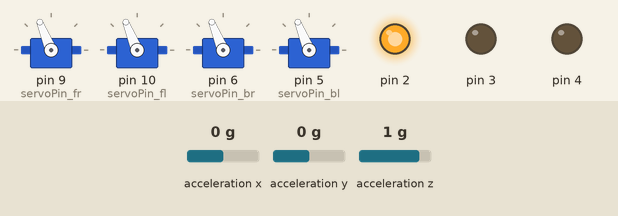
A sketch run on a simulated Arduino Uno, built with avr-gcc and run on an emulated ATmega328P. Shown: 4 × servo, output pins drawn as LEDs (lit = HIGH). Wiring (inferred from the names in the program): MMA8452 accelerometer at I2C address 0x1C. Inputs (shaded band) come from the test bench; at power-on: acceleration x 0 g, acceleration y 0 g, acceleration z 1 g.

Above: at 1.2 s.
1.3 s: acceleration x set to -1.4 g
At 3.0 s:
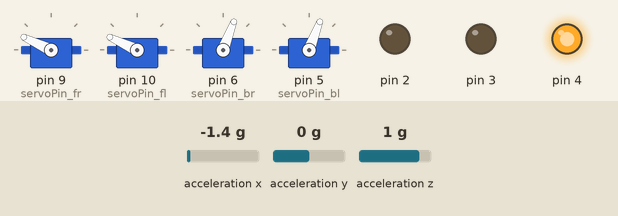
4.3 s: acceleration x set to -0.8 g
At 5.7 s:
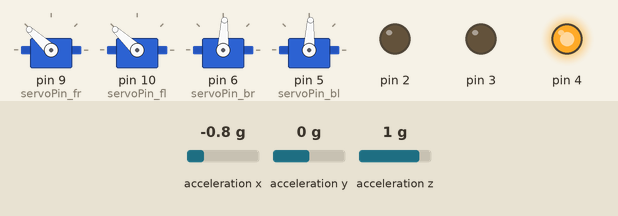
6.5 s: acceleration y set to -1.4 g
At 8.6 s:
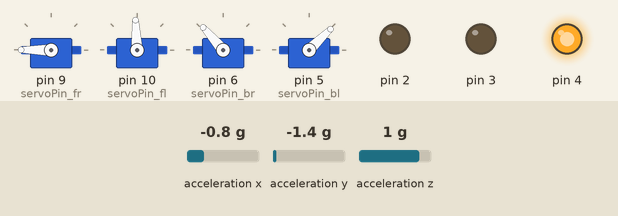
9.5 s: acceleration y set to -0.8 g
At 10.4 s:
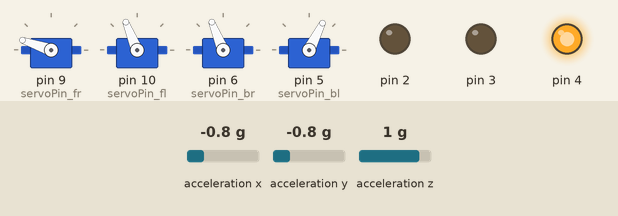
11.4 s: acceleration x set to 0 g
At 13.1 s:
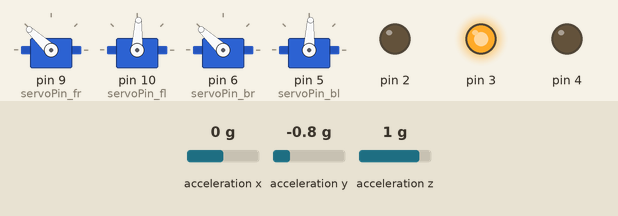
14.4 s: acceleration y set to 0.8 g
At 16.0 s:
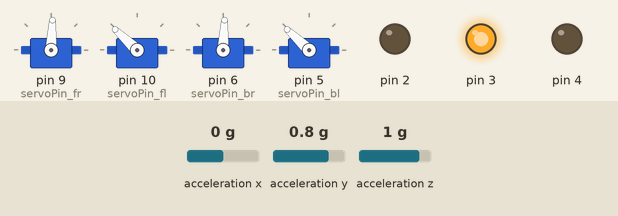
Timing chart, 0 to 18.4 s (numbered marks = the images above; inputs shaded):
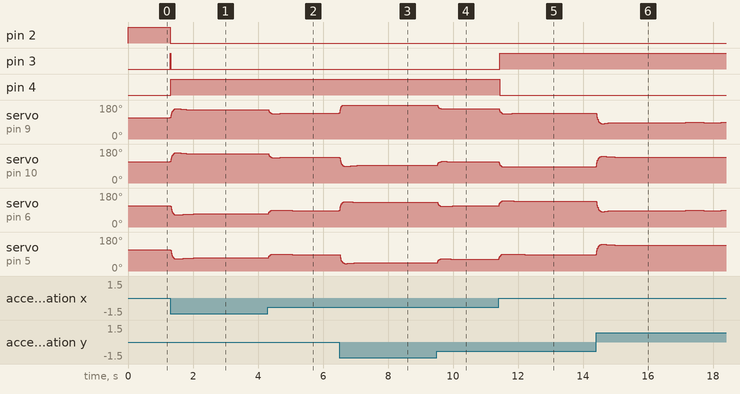

The sketch:

_RCV3AXIS_6_09.ino
```cpp
//Include Libraries
#include <Servo.h>
#include <math.h>
#include <Wire.h>
#include "MMA8453_n0m1.h"

//Protos and vars
MMA8453_n0m1 accel;
//LiquidTWI2 lcd(0);

//variables for Kalman filtering
float newRate = 0.3;//1.4//values between 0.1(slower) to 0.8(faster) work well
int looptime = 12; //46 // 50 is quick. low values (e.g. 2) are much slower but more precise.
float R_angle  =  1.8;  //1.10 //180
float Q_angle  =  0.25; //0.6 //0.9
float Q_gyro   =  0.27;  //0.6//0.9
int SETgForce = 2;//gforce range 2, 4, 8
int gForce = 1;//this sets the SETgForce var. eg 1 = SETgForce = 0-2 range, 2 = SETgForce = 0-4 range, 3 = SETgForce = 0-8 range
int gRange =128;

//Define Pins
const int servoPin_fr = 9;
const int servoPin_fl = 10;
const int servoPin_br = 6;
const int servoPin_bl = 5;

int j;
//float scaledResult;
volatile float xpos = 0.0, ypos = 0.0, zpos = 0.0;
float frNEUTRAL = 20.0, flNEUTRAL = 20.0, brNEUTRAL = 20.0, blNEUTRAL = 20.0;
int zOffset=0;

//Create Servo Object
Servo fServoL;
Servo fServoR;
Servo bServoL;
Servo bServoR;
float fR = 20.0;
float fL = 20.0;
float bR = 20.0;
float bL = 20.0;

//unused - timing vars
unsigned long time = millis();
unsigned long previousMillis = 0;
//int interval = 4;//default = 2; how often the servos update in milliseconds

//controller Vars
int isSelectPressed = 0;
volatile int menuItem = 0;
volatile int incValue = 0;

//for memory purposes. int stores a 16-bit (2-byte) value. This yields a range of -32,768 to 32,767
int eepromInts[15];
float eepromFloats[7];
//storeBuffer(); //enable during first upload

//performance test vars
byte digit = 0;
unsigned long freqMult = 0;

void setup()
{
  previousMillis = millis();
  pinMode(2, OUTPUT);
  pinMode(3, OUTPUT);
  pinMode(4, OUTPUT);
  pinMode(servoPin_fr, OUTPUT);
  pinMode(servoPin_fl, OUTPUT);
  pinMode(servoPin_br, OUTPUT);
  pinMode (servoPin_bl, OUTPUT);
  pinMode(7, INPUT);
  pinMode(8, INPUT);
  digitalWrite(7, LOW);
  digitalWrite(8, LOW);
  //digitalWrite(servoPin_fr, HIGH);
  //digitalWrite(servoPin_fl, HIGH);
  //digitalWrite(servoPin_br, HIGH);
  //digitalWrite(servoPin_bl, HIGH);
  fServoR.attach(servoPin_fr);
  fServoL.attach(servoPin_fl);
  bServoR.attach(servoPin_br);
  bServoL.attach(servoPin_bl);

  accel.setI2CAddr(0x1C); //alt 0x1D if SAO pulled HIGH // default is 0x1C
  accel.dataMode(true, gForce); //enable/disable highRes bitrate, G range [2,4,8]

  //MMA8452Q:
  //The sensitivity is represented in counts/g. In 2g mode the sensitivity is 1024 counts/g.
  //In 4g mode the sensitivity is 512 counts/g and in 8g mode the sensitivity is 256 counts/g.
  //
  //When the full-scale is set to 2g, the measurement range is -2g to +1.999g, and each count
  //corresponds to 1g/1024 (1 mg) at 12-bits resolution. When the full-scale is set to 8g, the
  //measurement range is -8g to +7.996g, and each count corresponds to 1g/256 (3.9 mg) at
  //12-bits resolution. The resolution is reduced by a factor of 16 if only the 8-bit results
  //are used.

  //MMA8453Q
  //When the full-scale is set to 2g, the measurement range is -2g to +1.9961g, and each count
  //corresponds to 1g/256 (3.9 mg) at 10-bits resolution. When the full-scale is set to 8g,
  //the measurement range is -8g to +7.9844g, and each count corresponds to 1g/64 (15.6 mg)
  //at 10-bits resolution. The resolution is reduced by a factor of 4 if only the 8-bit results are used.

}

void loop()
{
  ledServoTest();
  accelerometerLoop();
}

void accelerometerLoop()
{
  int g = (gRange*SETgForce)*3;
  accel.update();
  xpos = accel.x();//the accel.y and accel.x can be switched so the boards
  ypos = accel.y();// can be installed lengthwise on the vehicle
  //zpos = accel.z()*-1.0;
  xpos=kalmanCalculateX(xpos,newRate,looptime);
  ypos=kalmanCalculateY(ypos,newRate,looptime);
  //zpos=kalmanCalculateZ(zpos,newRate,looptime);

  fR = ((xpos*-1.0)- ypos);
  fL = ((xpos*-1.0)+ ypos); //fL = (xpos+(ypos*-1.0));

  bR = (xpos-ypos);            //(256+256+256) = gRange(64,128,256) * setGForce(8,4,2) and the negative version
  bL = (xpos+ypos);


  fR = map(fR, -g, g, 0.1, 185.0)+frNEUTRAL;
  fL = map(fL, -g, g, 0.1, 185.0)+flNEUTRAL;
  bR = map(bR, -g, g, 0.1, 185.0)+brNEUTRAL;
  bL = map(bL, -g, g, 0.1, 185.0)+flNEUTRAL;

  fServoR.write(fR);
  fServoL.write(fL);
  bServoR.write(bR);
  bServoL.write(bL);
}

void ledServoTest()
{
  if(xpos<=3.0 && xpos>=-3.0 && ypos<=3.0 && ypos>=-3.0)//if the board is level the white light will come on
  {
    digitalWrite(2, HIGH);
    digitalWrite(3, LOW);
    digitalWrite(4, LOW);
  }
  else if((xpos>3.0 && xpos<75.0) || (xpos<-3.0 && xpos>-75.0))//the blue light is for medium g-force
  {
    digitalWrite(2, LOW);
    digitalWrite(3, HIGH);
    digitalWrite(4, LOW);
  }
  else if(xpos>=75.0 || xpos<=-75.0)//the red light is for high g-force
  {
    digitalWrite(2, LOW);
    digitalWrite(3, LOW);
    digitalWrite(4, HIGH);
  }
}
```

Kalman_filter.ino
```cpp
// ---   kalman module  ----------------------------------------------------------------------------


float kalmanCalculateX(float newAngle,float newRate,int looptime)
{
  static float angle = 0;
  static float bias = 0;
  static float P_00 = 0, P_01 = 0, P_10 = 0, P_11 = 0;
  static float dt, y, S;
  static float K_0, K_1;
  dt = float(looptime)/1000;
  angle += dt * (newRate - bias);
  P_00 +=  - dt * (P_10 + P_01) + Q_angle * dt;
  P_01 +=  - dt * P_11;
  P_10 +=  - dt * P_11;
  P_11 +=  + Q_gyro * dt;

  y = newAngle - angle;
  S = P_00 + R_angle;
  K_0 = P_00 / S;
  K_1 = P_10 / S;

  angle +=  K_0 * y;
  bias  +=  K_1 * y;
  P_00 -= K_0 * P_00;
  P_01 -= K_0 * P_01;
  P_10 -= K_1 * P_00;
  P_11 -= K_1 * P_01;
  return angle;
}

float kalmanCalculateY(float newAngle,float newRate,int looptime)
{
  static float angle = 0;
  static float bias = 0;
  static float P_00 = 0, P_01 = 0, P_10 = 0, P_11 = 0;
  static float dt, y, S;
  static float K_0, K_1;
  dt = float(looptime)/1000;
  angle += dt * (newRate - bias);
  P_00 +=  - dt * (P_10 + P_01) + Q_angle * dt;
  P_01 +=  - dt * P_11;
  P_10 +=  - dt * P_11;
  P_11 +=  + Q_gyro * dt;

  y = newAngle - angle;
  S = P_00 + R_angle;
  K_0 = P_00 / S;
  K_1 = P_10 / S;

  angle +=  K_0 * y;
  bias  +=  K_1 * y;
  P_00 -= K_0 * P_00;
  P_01 -= K_0 * P_01;
  P_10 -= K_1 * P_00;
  P_11 -= K_1 * P_01;
  return angle;
}

float kalmanCalculateZ(float newAngle,float newRate,int looptime)
{
  static float angle = 0;
  static float bias = 0;
  static float P_00 = 0, P_01 = 0, P_10 = 0, P_11 = 0;
  static float dt, y, S;
  static float K_0, K_1;
  dt = float(looptime)/1000;
  angle += dt * (newRate - bias);
  P_00 +=  - dt * (P_10 + P_01) + Q_angle * dt;
  P_01 +=  - dt * P_11;
  P_10 +=  - dt * P_11;
  P_11 +=  + Q_gyro * dt;

  y = newAngle - angle;
  S = P_00 + R_angle;
  K_0 = P_00 / S;
  K_1 = P_10 / S;

  angle +=  K_0 * y;
  bias  +=  K_1 * y;
  P_00 -= K_0 * P_00;
  P_01 -= K_0 * P_01;
  P_10 -= K_1 * P_00;
  P_11 -= K_1 * P_01;
  return angle;
}
```

MMA8453_n0m1.h
```cpp
// (licence header left out)
#ifndef MMA8453_N0M1_H
#define MMA8453_N0M1_H

//uncomment PINCHANGE_INT to use INT pins other then arduino pins 2 & 3
//include the library from: http://code.google.com/p/arduino-pinchangeint/

//#define PINCHANGE_INT

#if defined(ARDUINO) && ARDUINO >= 100
#include "Arduino.h"
#else
#include "WProgram.h"
#endif

#ifdef PINCHANGE_INT
	#include <PinChangeInt.h>
	#include <PinChangeIntConfig.h>
#endif

#include <Wire.h>

const byte REG_STATUS = 0x00; //(R) Real time status
const byte REG_OUT_X_MSB = 0x01; //(R) [7:0] are 8 MSBs of 10-bit sample
const byte REG_OUT_X_LSB = 0x02; //(R) [7:6] are 2 LSBs of 10-bit sample
const byte REG_OUT_Y_MSB = 0x03; //(R) [7:0] are 8 MSBs of 10-bit sample
const byte REG_OUT_Y_LSB = 0x04; //(R) [7:6] are 2 LSBs of 10-bit sample
const byte REG_OUT_Z_MSB = 0x05; //(R) [7:0] are 8 MSBs of 10-bit sample
const byte REG_OUT_Z_LSB = 0x06; //(R) [7:6] are 2 LSBs of 10-bit sample
const byte REG_SYSMOD = 0x0b; //(R) Current system mode
const byte REG_INT_SOURCE = 0x0c; //(R) Interrupt status
const byte REG_WHO_AM_I = 0x0d; //(R) Device ID (0x3A)
const byte REG_XYZ_DATA_CFG = 0xe; //(R/W) Dynamic range settings
const byte REG_HP_FILTER_CUTOFF = 0x0f; //(R/W) cut-off frequency is set to 16Hz @ 800Hz
const byte REG_PL_STATUS = 0x10; //(R) Landscape/Portrait orientation status
const byte REG_PL_CFG = 0x11; //(R/W) Landscape/Portrait configuration
const byte REG_PL_COUNT = 0x12; //(R) Landscape/Portrait debounce counter
const byte REG_PL_BF_ZCOMP = 0x13; //(R) Back-Front, Z-Lock trip threshold
const byte REG_P_L_THS_REG = 0x14; //(R/W) Portrait to Landscape trip angle is 29 degree
const byte REG_FF_MT_CFG = 0x15; //(R/W) Freefall/motion functional block configuration
const byte REG_FF_MT_SRC = 0x16; //(R) Freefall/motion event source register
const byte REG_FF_MT_THS = 0x17; //(R/W) Freefall/motion threshold register
const byte REG_FF_MT_COUNT = 0x18; //(R/W) Freefall/motion debounce counter
const byte REG_TRANSIENT_CFG = 0x1d; //(R/W) Transient functional block configuration
const byte REG_TRANSIENT_SRC = 0x1e; //(R) Transient event status register
const byte REG_TRANSIENT_THS = 0x1f; //(R/W) Transient event threshold
const byte REG_TRANSIENT_COUNT = 0x20; //(R/W) Transient debounce counter
const byte REG_PULSE_CFG = 0x21; //(R/W) ELE, Double_XYZ or Single_XYZ
const byte REG_PULSE_SRC = 0x22; //(R) EA, Double_XYZ or Single_XYZ
const byte REG_PULSE_THSX = 0x23; //(R/W) X pulse threshold
const byte REG_PULSE_THSY = 0x24; //(R/W) Y pulse threshold
const byte REG_PULSE_THSZ = 0x25; //(R/W) Z pulse threshold
const byte REG_PULSE_TMLT = 0x26; //(R/W) Time limit for pulse
const byte REG_PULSE_LTCY = 0x27; //(R/W) Latency time for 2nd pulse
const byte REG_PULSE_WIND = 0x28; //(R/W) Window time for 2nd pulse
const byte REG_ASLP_COUNT = 0x29; //(R/W) Counter setting for auto-sleep
const byte REG_CTRL_REG1 = 0x2a; //(R/W) ODR = 800 Hz, STANDBY mode
const byte REG_CTRL_REG2 = 0x2b; //(R/W) Sleep enable, OS Modes, RST, ST
const byte REG_CTRL_REG3 = 0x2c; //(R/W) Wake from sleep, IPOL, PP_OD
const byte REG_CTRL_REG4 = 0x2d; //(R/W) Interrupt enable register
const byte REG_CTRL_REG5 = 0x2e; //(R/W) Interrupt pin (INT1/INT2) map
const byte REG_OFF_X = 0x2f; //(R/W) X-axis offset adjust
const byte REG_OFF_Y = 0x30; //(R/W) Y-axis offset adjust
const byte REG_OFF_Z = 0x31; //(R/W) Z-axis offset adjust

const byte FULL_SCALE_RANGE_2g = 0x0;
const byte FULL_SCALE_RANGE_4g = 0x1;
const byte FULL_SCALE_RANGE_8g = 0x2;


extern "C" void accelISR(void) __attribute__ ((signal));


class MMA8453_n0m1 {

public:
  friend void accelISR(void); //make friend so bttnPressISR can access private var keyhit

  MMA8453_n0m1();

/***********************************************************
 *
 * setI2CAddr
 *
 * set the i2c address of the MMA8453 to a new value, such as 0x1D
 *
 ***********************************************************/
void setI2CAddr(int address);

/***********************************************************
 *
 * dataMode
 *
 * set the device to return raw data values
 *
 ***********************************************************/
void dataMode(boolean highRes, int gScaleRange);

/***********************************************************
 *
 * x
 *
 * returns the x axis value
 *
 ***********************************************************/
int x(){ return x_; }

/***********************************************************
 *
 * y
 *
 * returns the y axis value
 *
 ***********************************************************/
int y() { return y_; }

/***********************************************************
 *
 * z
 *
 * returns the z axis value
 *
 ***********************************************************/
int z(){ return z_; }

/***********************************************************
 *
 * shakeMode
 *
 *  set to transient detection mode
 *
 ***********************************************************/
void shakeMode(int threshold, boolean enableX, boolean enableY, boolean enableZ, boolean enableINT2,int arduinoINTPin);

/***********************************************************
 *
 * shake
 *
 * returns true if there is shaking (high pass filtered motion)
 *
 ***********************************************************/
boolean shake() { boolean shakeOut = shake_; shake_ = false; return shakeOut; }

/***********************************************************
 *
 * shakeAxisX
 *
 * returns true if there is shake on the x axis
 *
 ***********************************************************/
boolean shakeAxisX() { boolean shakeAxisOut = shakeAxisX_; shakeAxisX_ = false; return shakeAxisOut; }

/***********************************************************
 *
 * shakeAxisY
 *
 * returns true if there is shake on the y axis
 *
 ***********************************************************/
boolean shakeAxisY() { boolean shakeAxisOut = shakeAxisY_; shakeAxisY_ = false; return shakeAxisOut; }

/***********************************************************
 *
 * shakeAxisZ
 *
 * returns true if there is shake on the z axis
 *
 ***********************************************************/
boolean shakeAxisZ() { boolean shakeAxisOut = shakeAxisZ_; shakeAxisZ_ = false; return shakeAxisOut; }

/***********************************************************
 *
 * motionMode
 *
 * set to motion detection mode
 *
 ***********************************************************/
void motionMode(int threshold, boolean enableX, boolean enableY, boolean enableZ, boolean enableINT2,int arduinoINTPin);

/***********************************************************
 *
 * motion
 *
 * returns true if there is motion
 *
 ***********************************************************/
boolean motion() { boolean motionOut = motion_; motion_ = false; return motionOut; }

/***********************************************************
 *
 * update
 *
 * update data values, or clear interrupts. Use at start of loop()
 *
 ***********************************************************/
  void update();

/***********************************************************
 *
 * regRead
 *
 *
 ***********************************************************/
  void regRead(byte reg, byte *buf, byte count = 1);

/***********************************************************
 *
 * regWrite
 *
 *
 ***********************************************************/
  void regWrite(byte reg, byte val);


//-----------------------------------------------------------
// Compatiblity functions to match the api of the ADXL345 library
// http://code.google.com/p/adxl345driver/
// allows for more easy updates of code from the ADXL345 to the MMA8453
//-----------------------------------------------------------
void setRangeSetting(int gScaleRange) { gScaleRange_ = gScaleRange; } //call this before setFullResBit()
void setFullResBit(boolean highRes) { dataMode(highRes,gScaleRange_); }
void readAccel(int *x, int *y, int *z) { xyz(*x,*y,*z); }


private:

	void xyz(int& x,int& y, int& z);
	void clearInterrupt();

	int x_,y_,z_;

	byte I2CAddr;

	boolean highRes_;
	int gScaleRange_;
	boolean dataMode_;
	boolean shakeMode_;
	boolean motionMode_;

	boolean motion_;
	boolean shake_;
	boolean shakeAxisX_;
	boolean shakeAxisY_;
	boolean shakeAxisZ_;

	volatile boolean ISRFlag;
	static MMA8453_n0m1* pMMA8453_n0m1; //ptr to MMA8453_n0m1 class for the ISR

};

#endif
```

Source omitted: MMA8453_n0m1.cpp (26611 bytes)

Measured:
- after the input at 1.3 s, pin 2: HIGH → LOW at once; pin 3: LOW → HIGH at once, → LOW 0.01 s later; pin 4: LOW → HIGH at once; servo on pin 9 (servoPin_fr), servo on pin 10 (servoPin_fl): rises from 112° to 160° in 0.16 s, then falls to 155° in 0.56 s
- after the input at 4.3 s, servo on pin 6 (servoPin_br), servo on pin 5 (servoPin_bl): rises from 69° to 89° in 0.12 s, then falls to 87° in 0.64 s
- after the input at 6.5 s, servo on pin 9 (servoPin_fr): 137° → 180° at once; servo on pin 6 (servoPin_br): rises from 87° to 135° in 0.15 s, then falls to 130° in 2.5 s
- after the input at 9.5 s, servo on pin 5 (servoPin_bl): rises from 44° to 65° in 0.15 s, then falls to 63° in 0.27 s
- after the input at 11.4 s, pin 3: LOW → HIGH at once; pin 4: HIGH → LOW at once; servo on pin 6 (servoPin_br): rises from 112° to 139° in 0.14 s, then falls to 137° in 0.33 s; servo on pin 5 (servoPin_bl): rises from 63° to 90° in 0.14 s, then falls to 87° in 0.66 s
